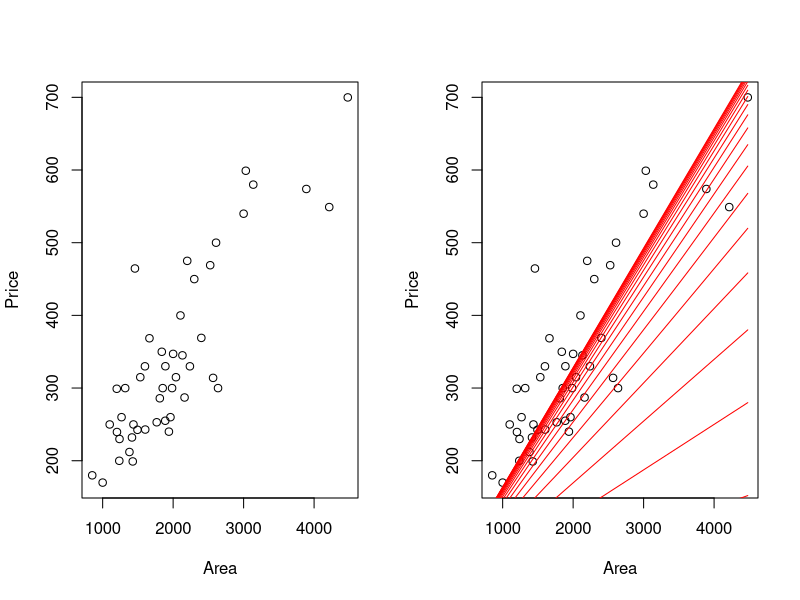
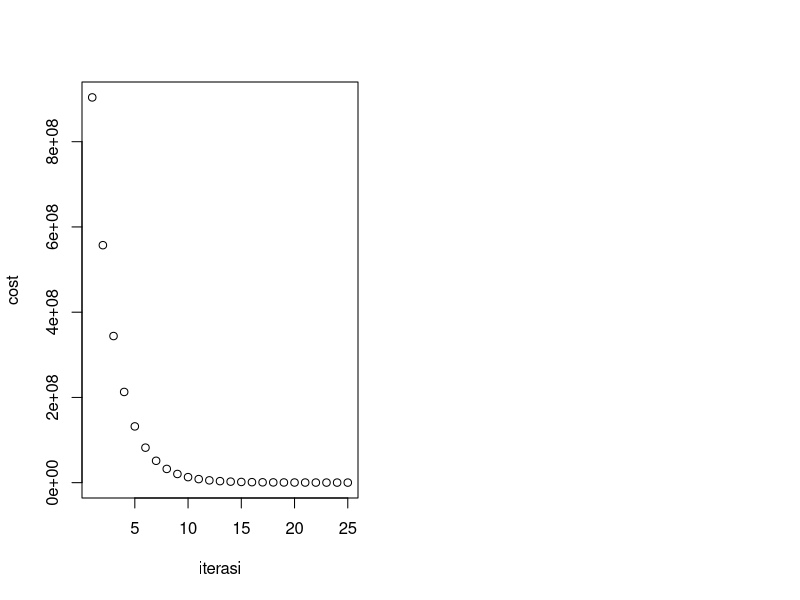

Write the R code that produced these figures, in order.
## ---- chunk 1
linearModel <- function(x, p1, p2){
  res <- p1 + p2 * x
  
  return(res)
}
## ---- chunk 2
leastSquare <- function(ypred, yorigin) {
  res <- (0.5) * sum(ypred - yorigin)^2
return(res)
}
## ---- chunk 3
allCost <- NULL
# randomly initialize parameters, 
# drawing from a normal distribution
theta_0 <- rnorm(1, 0, 1)
theta_1 <- rnorm(1, 0, 1)
#set the learning rate
alpha <- 0.000000001
## ---- chunk 4
dataPortland <- read.csv("../dataset/dataPortland.csv")
head(dataPortland)
## ---- chunk 5
#setting two-column plot
par(mfrow=c(1,2))
plot(xlab="Area", ylab="Price", dataPortland$area, dataPortland$price)

## ---- chunk 6
#begin the optimization
plot(xlab="Area", ylab="Price", dataPortland$area, dataPortland$price)
iter <- 25
for (i in 1 : iter) {
  y_pred <- sapply(dataPortland$area, linearModel, theta_0, theta_1)
  cost <- leastSquare(y_pred, dataPortland$price)
  D_theta1 <- sum( dataPortland$area * 
                     (y_pred - dataPortland$price)) # Partial derivative a
  D_theta0 <- sum((y_pred - dataPortland$price)) # Partial derivative b
  theta_0 <- theta_0 - alpha * D_theta0
  theta_1 <- theta_1 - alpha * D_theta1
  print(cost)
  allCost <- c(allCost, cost)
  #plot the lines
  lines(dataPortland$area, y_pred, col="red")
}
## ---- chunk 7
#to plot the cost
plot(NULL, NULL, ylab="cost", xlab="iterasi", xlim = c(1,iter), ylim = c(min(allCost), max(allCost)))
for (i in 1:iter) {
  points(i, allCost[i])
}
